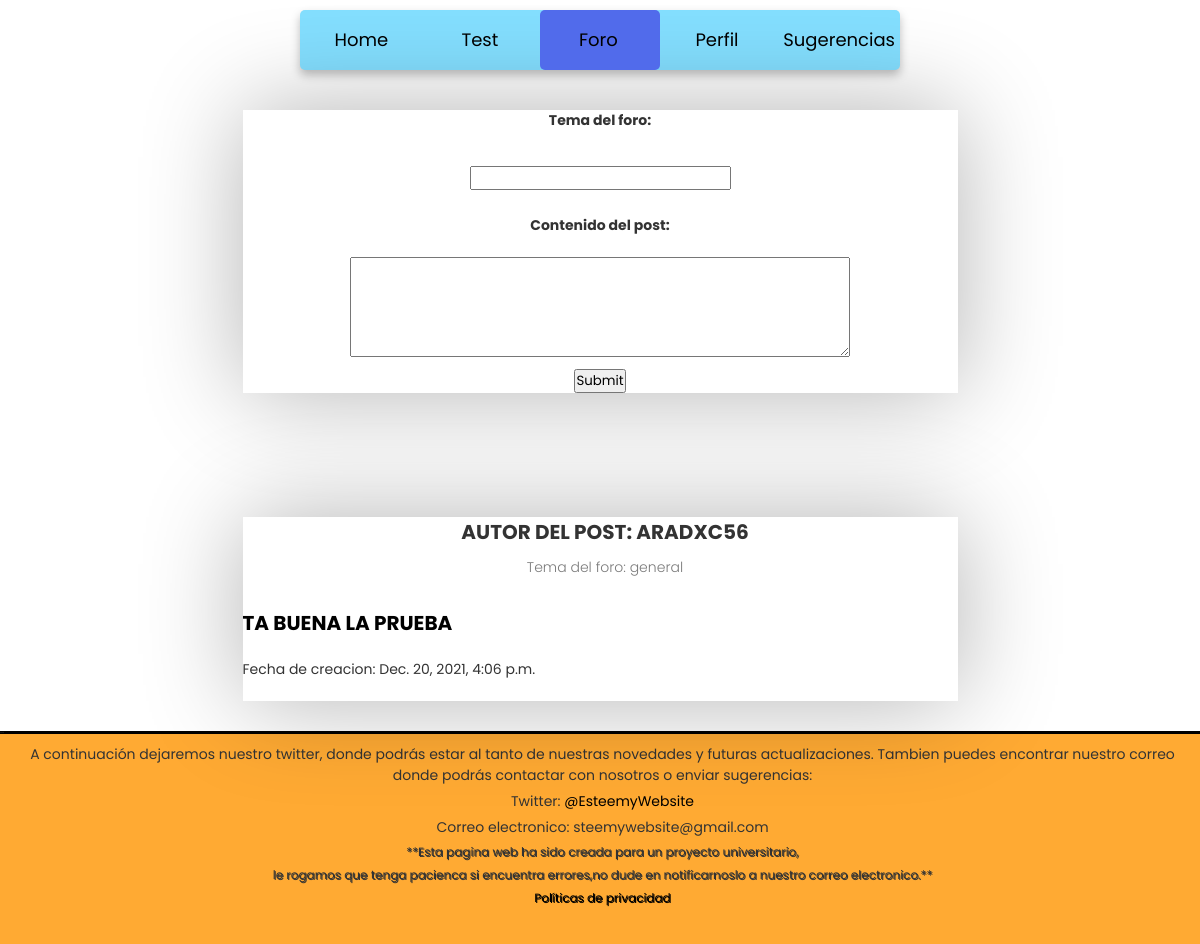
The app's page /foro/ (signed in), older data.
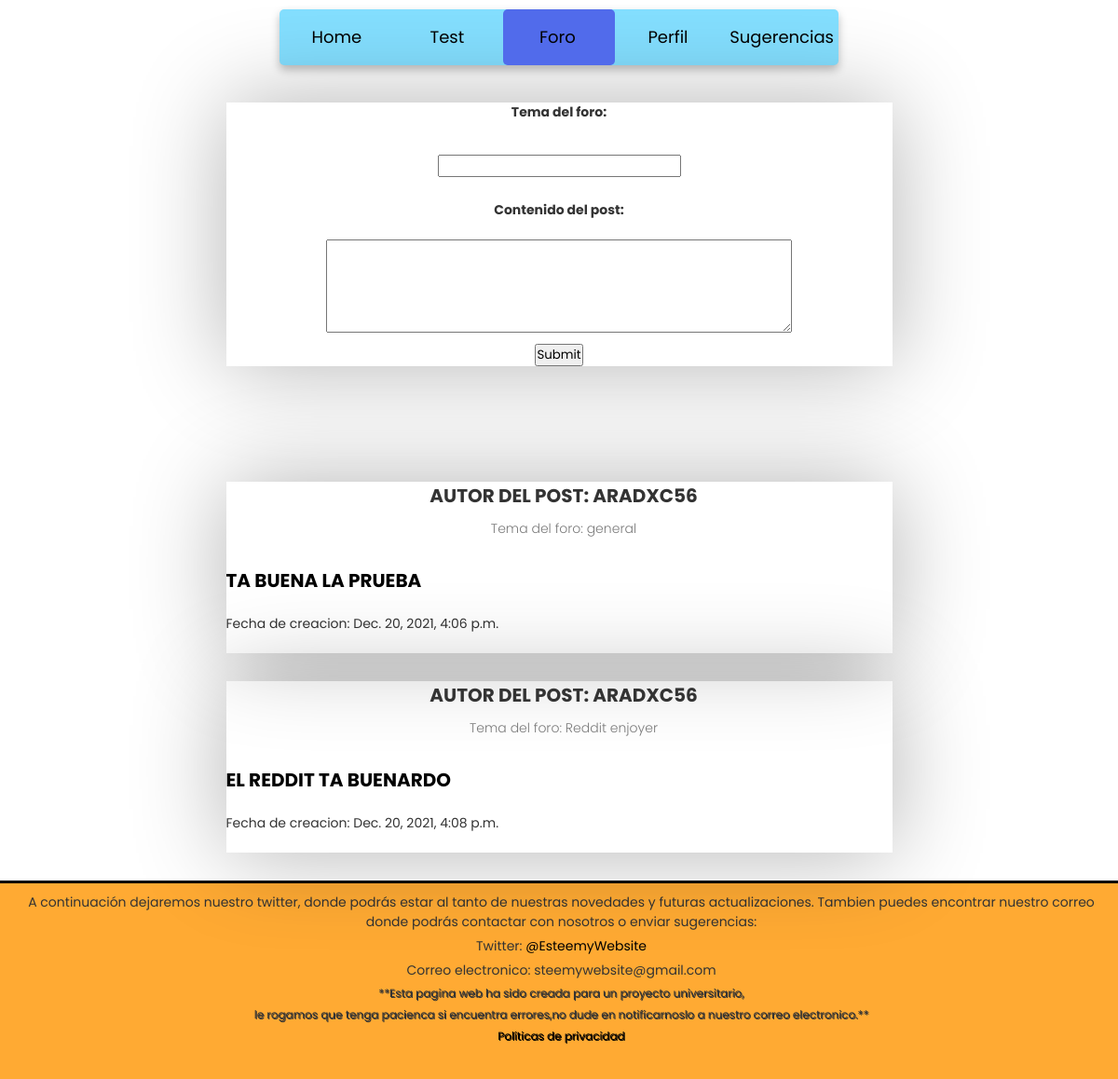
The same page, newer data.
### app/models.py (models this page shows)
class Post(models.Model):
    post_id = models.AutoField(primary_key=True)
    author  = models.ForeignKey(User, on_delete=models.CASCADE)
    content = models.CharField(max_length=1440) #280 * 4 (tamaño Twitter * 5)
    topic = models.CharField(max_length =30, default = 'general' )
    post_date = models.DateTimeField(default=timezone.now)
    def __lt__(self, Post ):#Overload del operador < para hacer el sort mediante list.sort()==> O( n* log n )
        return self.post_date < Post.post_date

### app/views.py (the view)
# urls.py: path('foro/', views.foro),
def foro(request):
    if request.user.is_authenticated:
        if request.method == 'POST':
            input = request.POST #guarda el contenido
            p = Post(author=request.user, content=input['content'], topic=input['topic'])
            p.save()#Se guardan los datos y se redirige al home donde se ven los post
            posts = sorted(Post.objects.all())#Catch de todas las querys de la DB
            topics = []
            for i in posts:
                if i.topic not in topics:
                    topics.append(i.topic)
            final_list = []
            for i in topics:
                for j in sorted(Post.objects.all().filter(topic=i)):
                    final_list.append(j)
            return render(request,'foro.html',{'db':final_list,'tema':topics})#le pasamos la base de datos en el context para que la muestre
        elif request.method == 'GET':
            posts = sorted(Post.objects.all())#Catch de todas las querys de la DB
            topics = []
            for i in posts:
                if i.topic not in topics:
                    topics.append(i.topic)
            final_list = []
            for i in topics:
                for j in sorted(Post.objects.all().filter(topic=i)):
                    final_list.append(j)
            return render(request,'foro.html',{'db':final_list,'tema':topics})
        return render (request, 'foro.html')
    else:
        redirect('http://127.0.0.1:8000/index/')

### app/templates/foro.html (shortened to what this page needs)
<!DOCTYPE html>{%load static%}
<html lang="en" dir="ltr">
  <head>
    <link rel="stylesheet" href="{% static 'style.css' %}">
    <link rel="stylesheet" href="{% static 'profile-card.css' %}">
     </head>
<header>
  <div class="container">
    <nav>
      <div class="slider"></div>
      <label class="home" for="home">
      <a href="http://127.0.0.1:8000/home">
      Home
      </a>
      </label>
      <label class="test" for="test">
      <a href="http://127.0.0.1:8000/poll/">
      Test
      </a>
      </label>
      <label class="foro" for="foro">
      <a href="http://127.0.0.1:8000/foro">
      Foro
      </a>
      </label>
      <label class="perfil" for="perfil">
      <a href="http://127.0.0.1:8000/perfil">
      Perfil
      </a>
      </label>
      <label class="sugerencias" for="sugerencias">
        <a href="http://127.0.0.1:8000/contenido_interes">
      Sugerencias
      </a>
      </label>
    </nav>
  </div>
</header>
<body>
  <center>
  <div class="card" style="height: 50%;">
    <form action="" method="post">{% csrf_token %}
      <h4>Tema del foro: </h4><br>
      <h1>
          <input type = "text" name="topic">
      </h1>
      <br>
      <h4>Contenido del post: </h4><br>
      <h1>
          <textarea type = "text" name="content" style="height: 100px; width: 500px;"></textarea>
      </h1>
    <input type="submit">
    </form>
  </div>
  </center>
  <br><br><br><br>
  {% for i in db %} {% comment "db tiene que pasarse con el context " %}{% endcomment %}
  <div class="card" style="height: 50%;">
    <div class="card-body">
      <h2 class="name">Autor del post: {{ i.author }} </h2>
      <div class="bio">Tema del foro: {{i.topic}}</div>
    </div>
    <br>
       <div class="name" style="size: 50%;"><A>{{i.content}}</A></div>
    <br>
      Fecha de creacion: {{i.post_date}}
    <br><br>
  </div>
  {% endfor %}
  <p class="separador">aaa</p>
  <div class="abajo">
   <p class="texto_abajo" style="text-align: center;"> A continuación dejaremos nuestro twitter, donde podrás estar al tanto de nuestras novedades y futuras actualizaciones. Tambien puedes encontrar nuestro correo donde podrás contactar con nosotros o enviar sugerencias:</p>
   <p class="texto_abajo" style="text-align: center;">Twitter:
     <a href="https://twitter.com/EsteemyWebsite">
      @EsteemyWebsite
       </a> </p>
   <p class="texto_abajo" style="text-align: center;">Correo electronico: steemywebsite@gmail.com</p>
   <p class="letra_pequeña texto_abajo">**Esta pagina web ha sido creada para un proyecto universitario,</p>
   <p class="letra_pequeña texto_abajo">le rogamos que tenga pacienca si encuentra errores,no dude en notificarnoslo a nuestro correo electronico.**</p>
   <p class="letra_pequeña texto_abajo"><a href="http://127.0.0.1:8000/politicas">Políticas de privacidad</a></p>
</div>
</body>
</html>

Row changes from the older to the newer data that the page shows:
added Post: author "ARADXC56", topic "Reddit enjoyer", content "EL REDDIT TA BUENARDO", post_date "Dec. 20, 2021, 4:08 p.m."
